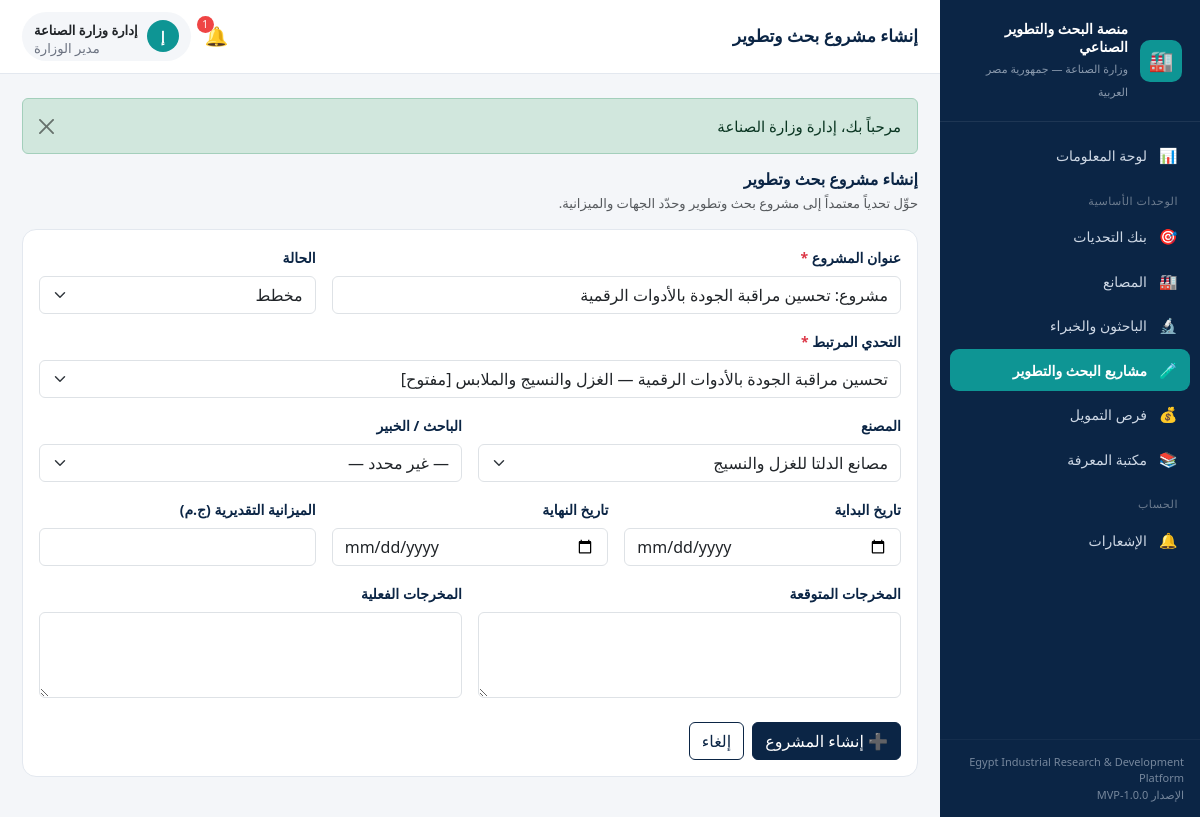
The page /public/project/create/8 (signed in) on the database its author committed.
### tables this page shows
CREATE TABLE `challenges` (
  `id`               INT UNSIGNED NOT NULL AUTO_INCREMENT,
  `factory_id`       INT UNSIGNED NULL,
  `created_by`       INT UNSIGNED NULL,
  `title`            VARCHAR(220) NOT NULL,
  `description`      TEXT NOT NULL,
  `sector_id`        INT UNSIGNED NULL,
  `priority`         ENUM('low','medium','high') NOT NULL DEFAULT 'medium',
  `expected_impact`  TEXT NULL,
  `needed_expertise` TEXT NULL,
  `status`           ENUM('pending','open','under_review','matched','in_progress','solved','rejected') NOT NULL DEFAULT 'pending',
  `created_at`       DATETIME NOT NULL DEFAULT CURRENT_TIMESTAMP,
  `updated_at`       DATETIME NULL,
  PRIMARY KEY (`id`),
  KEY `idx_ch_status` (`status`),
  KEY `idx_ch_sector` (`sector_id`),
  KEY `idx_ch_factory` (`factory_id`),
  CONSTRAINT `fk_ch_factory` FOREIGN KEY (`factory_id`) REFERENCES `factories`(`id`) ON DELETE SET NULL,
  CONSTRAINT `fk_ch_user` FOREIGN KEY (`created_by`) REFERENCES `users`(`id`) ON DELETE SET NULL,
  CONSTRAINT `fk_ch_sector` FOREIGN KEY (`sector_id`) REFERENCES `sectors`(`id`) ON DELETE SET NULL
);

CREATE TABLE `users` (
  `id`         INT UNSIGNED NOT NULL AUTO_INCREMENT,
  `name`       VARCHAR(150) NOT NULL,
  `email`      VARCHAR(190) NOT NULL,
  `password`   VARCHAR(255) NOT NULL,
  `role`       ENUM('admin','factory','researcher','expert','investor') NOT NULL DEFAULT 'factory',
  `phone`      VARCHAR(40)  NULL,
  `is_active`  TINYINT(1)   NOT NULL DEFAULT 1,
  `created_at` DATETIME     NOT NULL DEFAULT CURRENT_TIMESTAMP,
  PRIMARY KEY (`id`),
  UNIQUE KEY `uq_users_email` (`email`)
);

CREATE TABLE `factories` (
  `id`                  INT UNSIGNED NOT NULL AUTO_INCREMENT,
  `user_id`             INT UNSIGNED NULL,
  `name`                VARCHAR(190) NOT NULL,
  `sector_id`           INT UNSIGNED NULL,
  `governorate_id`      INT UNSIGNED NULL,
  `contact_person`      VARCHAR(150) NULL,
  `email`               VARCHAR(190) NULL,
  `phone`               VARCHAR(40)  NULL,
  `products`            TEXT NULL,
  `main_challenges`     TEXT NULL,
  `energy_usage_level`  ENUM('low','medium','high') NOT NULL DEFAULT 'medium',
  `production_capacity` VARCHAR(190) NULL,
  `created_at`          DATETIME NOT NULL DEFAULT CURRENT_TIMESTAMP,
  PRIMARY KEY (`id`),
  KEY `idx_factories_sector` (`sector_id`),
  KEY `idx_factories_gov` (`governorate_id`),
  KEY `idx_factories_user` (`user_id`),
  CONSTRAINT `fk_factories_user` FOREIGN KEY (`user_id`) REFERENCES `users`(`id`) ON DELETE SET NULL,
  CONSTRAINT `fk_factories_sector` FOREIGN KEY (`sector_id`) REFERENCES `sectors`(`id`) ON DELETE SET NULL,
  CONSTRAINT `fk_factories_gov` FOREIGN KEY (`governorate_id`) REFERENCES `governorates`(`id`) ON DELETE SET NULL
);

### app/controllers/ProjectController.php (called while the page is built, shortened)
<?php
class ProjectController extends Controller
{
    public function create(string $challengeId = '0'): void
    {
        $this->renderForm(null, (int) $challengeId);
    }
    private function renderForm(?array $project, int $challengeId): void
    {
        $challengeM = $this->model('Challenge');
        $challenges = $challengeM->allWithRefs(['status' => 'open']);
        $matched    = $challengeM->allWithRefs(['status' => 'matched']);
        $challenges = array_merge($matched, $challenges);
        $preChallenge = null;
        if ($challengeId) {
            $preChallenge = $challengeM->findWithRefs($challengeId);
        }
        $this->view('projects/form', [
            'project'      => $project,
            'challenges'   => $challenges,
            'factories'    => $this->model('Factory')->allWithRefs(),
            'profiles'     => $this->model('ResearcherProfile')->allWithRefs(),
            'preChallenge' => $preChallenge,
        ]);
    }
}

### app/core/Router.php (called while the page is built, shortened)
<?php
class Router
{
    public function dispatch(): void
    {
        $url = $this->parseUrl();
        $action         = !empty($url[1]) ? $url[1] : 'index';
        $params         = array_slice($url, 2);
        $controller = new $controllerName();
        call_user_func_array([$controller, $action], $params);
    }
    private function parseUrl(): array
    {
        $url = $_GET['url'] ?? '';
        $url = rtrim($url, '/');
        $url = filter_var($url, FILTER_SANITIZE_URL);
        return explode('/', $url);
    }
}

### public/index.php (called while the page is built, shortened)
<?php
require_once APP_PATH . '/core/Database.php';
require_once APP_PATH . '/core/Model.php';
require_once APP_PATH . '/core/Controller.php';
require_once APP_PATH . '/core/Router.php';
require_once APP_PATH . '/helpers/functions.php';
require_once APP_PATH . '/helpers/Auth.php';
$router = new Router();
$router->dispatch();

### app/core/Database.php (called while the page is built)
<?php
class Database
{
    private static ?PDO $instance = null;
    public static function getConnection(): PDO
    {
        if (self::$instance === null) {
            $dsn = sprintf(
                'mysql:host=%s;port=%s;dbname=%s;charset=%s',
                DB_HOST,
                DB_PORT,
                DB_NAME,
                DB_CHARSET
            );
            $options = [
                PDO::ATTR_ERRMODE            => PDO::ERRMODE_EXCEPTION,
                PDO::ATTR_DEFAULT_FETCH_MODE => PDO::FETCH_ASSOC,
                PDO::ATTR_EMULATE_PREPARES   => false,
            ];
            try {
                self::$instance = new PDO($dsn, DB_USER, DB_PASS, $options);
                self::$instance->exec("SET NAMES utf8mb4 COLLATE utf8mb4_unicode_ci");
            } catch (PDOException $e) {
                if (APP_DEBUG) {
                    die('Database connection failed: ' . $e->getMessage());
                }
                die('تعذّر الاتصال بقاعدة البيانات. يرجى مراجعة الإعدادات.');
            }
        }
        return self::$instance;
    }
}

### app/core/Model.php (called while the page is built, shortened)
<?php
abstract class Model
{
    protected PDO $db;
    protected string $table = '';
    public function __construct()
    {
        $this->db = Database::getConnection();
    }
    protected function query(string $sql, array $params = []): array
    {
        $stmt = $this->db->prepare($sql);
        $stmt->execute($params);
        return $stmt->fetchAll();
    }
    protected function queryOne(string $sql, array $params = []): ?array
    {
        $stmt = $this->db->prepare($sql);
        $stmt->execute($params);
        $row = $stmt->fetch();
        return $row === false ? null : $row;
    }
    protected function scalar(string $sql, array $params = [])
    {
        $stmt = $this->db->prepare($sql);
        $stmt->execute($params);
        return $stmt->fetchColumn();
    }
    public function count(string $where = '', array $params = []): int
    {
        $sql = "SELECT COUNT(*) FROM {$this->table}";
        if ($where !== '') {
            $sql .= " WHERE {$where}";
        }
        return (int) $this->scalar($sql, $params);
    }
}

### app/models/Challenge.php (called while the page is built, shortened)
<?php
class Challenge extends Model
{
    public function allWithRefs(array $filters = []): array
    {
        $sql = "SELECT c.*, s.name_ar AS sector_name, f.name AS factory_name
                FROM challenges c
                LEFT JOIN sectors s ON s.id = c.sector_id
                LEFT JOIN factories f ON f.id = c.factory_id";
        $where = [];
        $params = [];
        if (!empty($filters['status'])) {
            $where[] = 'c.status = ?';
            $params[] = $filters['status'];
        }
        if ($where) {
            $sql .= ' WHERE ' . implode(' AND ', $where);
        }
        $sql .= ' ORDER BY c.id DESC';
        return $this->query($sql, $params);
    }
    public function findWithRefs(int $id): ?array
    {
        return $this->queryOne(
            "SELECT c.*, s.name_ar AS sector_name, f.name AS factory_name, u.name AS creator_name
             FROM challenges c
             LEFT JOIN sectors s ON s.id = c.sector_id
             LEFT JOIN factories f ON f.id = c.factory_id
             LEFT JOIN users u ON u.id = c.created_by
             WHERE c.id = ?",
            [$id]
        );
    }
}

### app/models/Factory.php (called while the page is built, shortened)
<?php
class Factory extends Model
{
    public function allWithRefs(): array
    {
        return $this->query(
            "SELECT f.*, s.name_ar AS sector_name, g.name_ar AS governorate_name
             FROM factories f
             LEFT JOIN sectors s ON s.id = f.sector_id
             LEFT JOIN governorates g ON g.id = f.governorate_id
             ORDER BY f.id DESC"
        );
    }
}

### app/helpers/Auth.php (called while the page is built, shortened)
<?php
class Auth
{
    public static function user(): ?array
    {
        return $_SESSION['user'] ?? null;
    }
    public static function id(): ?int
    {
        return $_SESSION['user']['id'] ?? null;
    }
    public static function role(): ?string
    {
        return $_SESSION['user']['role'] ?? null;
    }
    public static function roleLabel(?string $role = null): string
    {
        $role = $role ?? self::role();
        return [
            'admin'      => 'مدير الوزارة',
            'factory'    => 'مصنع',
            'researcher' => 'باحث / جامعة',
            'expert'     => 'خبير / استشاري',
            'investor'   => 'مستثمر / جهة تمويل',
        ][$role] ?? $role ?? '';
    }
}

### app/models/Notification.php (called while the page is built, shortened)
<?php
class Notification extends Model
{
    public function unreadCount(int $userId): int
    {
        return $this->count('user_id = ? AND is_read = 0', [$userId]);
    }
}

### app/views/projects/form.php (the view, shortened to what this page needs)
<?php
$editing   = !empty($project);
$pageTitle = $editing ? 'تعديل مشروع' : 'إنشاء مشروع بحث وتطوير';
$action    = $editing ? url('project/update/' . $project['id']) : url('project/store');
$f = fn($k, $d = '') => $editing ? e($project[$k] ?? $d) : old($k, $d);
$preChallengeId = $editing ? ($project['challenge_id'] ?? '') : ($preChallenge['id'] ?? old('challenge_id'));
$preFactoryId   = $editing ? ($project['factory_id'] ?? '') : ($preChallenge['factory_id'] ?? old('factory_id'));
$preTitle       = $editing ? ($project['title'] ?? '') : ($preChallenge ? 'مشروع: ' . $preChallenge['title'] : old('title'));
?>
<div class="page-head mb-3">
    <h2 class="section-title mb-1"><?= e($pageTitle) ?></h2>
    <p class="text-muted small mb-0">حوِّل تحدياً معتمداً إلى مشروع بحث وتطوير وحدّد الجهات والميزانية.</p>
</div>
<div class="card">
    <div class="card-body">
        <form method="post" action="<?= $action ?>" class="needs-validation" novalidate>
            <div class="row g-3">
                <div class="col-md-8">
                    <label class="form-label">عنوان المشروع <span class="text-danger">*</span></label>
                    <input type="text" name="title" class="form-control" required value="<?= e($preTitle) ?>">
                </div>
                <div class="col-md-4">
                    <label class="form-label">الحالة</label>
                    <select name="status" class="form-select">
                        <?php foreach (['planned' => 'مخطط', 'active' => 'نشط', 'completed' => 'مكتمل', 'cancelled' => 'ملغي'] as $val => $lbl): ?>
                            <option value="<?= $val ?>" <?= ($editing ? ($project['status'] ?? 'planned') === $val : old_is('status', $val)) ? 'selected' : '' ?>><?= $lbl ?></option>
                        <?php endforeach; ?>
                    </select>
                </div>
                <div class="col-md-12">
                    <label class="form-label">التحدي المرتبط <span class="text-danger">*</span></label>
                    <select name="challenge_id" class="form-select" required>
                        <?php foreach ($challenges as $c): ?>
                            <option value="<?= $c['id'] ?>" <?= (int) $preChallengeId === (int) $c['id'] ? 'selected' : '' ?>>
                                <?= e($c['title']) ?> — <?= e($c['sector_name'] ?? '') ?> [<?= e(challenge_status_label($c['status'])) ?>]
                            </option>
                        <?php endforeach; ?>
                    </select>
                </div>
                <div class="col-md-6">
                    <label class="form-label">المصنع</label>
                    <select name="factory_id" class="form-select">
                        <?php foreach ($factories as $fac): ?>
                            <option value="<?= $fac['id'] ?>" <?= (int) $preFactoryId === (int) $fac['id'] ? 'selected' : '' ?>><?= e($fac['name']) ?></option>
                        <?php endforeach; ?>
                    </select>
                </div>
                <div class="col-md-6">
                    <label class="form-label">الباحث / الخبير</label>
                    <select name="researcher_profile_id" class="form-select">
                        <option value="">— غير محدد —</option>
                    </select>
                </div>
                <div class="col-md-4">
                    <label class="form-label">تاريخ البداية</label>
                    <input type="date" name="start_date" class="form-control" value="<?= $f('start_date') ?>">
                </div>
                <div class="col-md-4">
                    <label class="form-label">تاريخ النهاية</label>
                    <input type="date" name="end_date" class="form-control" value="<?= $f('end_date') ?>">
                </div>
                <div class="col-md-4">
                    <label class="form-label">الميزانية التقديرية (ج.م)</label>
                    <input type="number" step="0.01" name="budget_estimate" class="form-control" value="<?= $f('budget_estimate') ?>">
                </div>
                <div class="col-md-6">
                    <label class="form-label">المخرجات المتوقعة</label>
                    <textarea name="expected_outcome" class="form-control" rows="3"><?= $f('expected_outcome') ?></textarea>
                </div>
                <div class="col-md-6">
                    <label class="form-label">المخرجات الفعلية</label>
                    <textarea name="actual_outcome" class="form-control" rows="3"><?= $f('actual_outcome') ?></textarea>
                </div>
            </div>
            <div class="mt-4 d-flex gap-2">
                <button type="submit" class="btn btn-primary"><?= $editing ? '💾 حفظ التعديلات' : '➕ إنشاء المشروع' ?></button>
                <a href="<?= url('project') ?>" class="btn btn-outline-navy">إلغاء</a>
            </div>
        </form>
    </div>
</div>

### app/views/partials/topbar.php (shortened to what this page needs)
<?php
$u = Auth::user();
$initial = mb_substr($u['name'] ?? '؟', 0, 1, 'UTF-8');
require_once APP_PATH . '/models/Notification.php';
$unread = (new Notification())->unreadCount(Auth::id());
$pt = $pageTitle ?? 'لوحة المعلومات';
?>
<header class="topbar">
    <div class="d-flex align-items-center gap-2">
        <h1 class="page-title"><?= e($pt) ?></h1>
    </div>
    <div class="topbar-actions">
        <a href="<?= url('notification') ?>" class="bell" title="الإشعارات">
            🔔
            <?php if ($unread > 0): ?>
                <span class="count"><?= $unread > 99 ? '99+' : $unread ?></span>
            <?php endif; ?>
        </a>
        <div class="dropdown">
            <a href="#" class="user-chip text-decoration-none text-dark" data-bs-toggle="dropdown" aria-expanded="false">
                <span class="avatar"><?= e($initial) ?></span>
                <span class="d-none d-md-block text-end">
                    <strong style="font-size:13px"><?= e($u['name']) ?></strong>
                    <small><?= e(Auth::roleLabel()) ?></small>
                </span>
            </a>
        </div>
    </div>
</header>

### rows shown on the page
challenges: created_by.name "إ", created_by.name "إدارة وزارة الصناعة", title "مشروع: تحسين مراقبة الجودة بالأدوات الرقمية", factory_id "مصانع الدلتا للغزل والنسيج"

### other values the page prints
APP_NAME_EN "Egypt Industrial Research & Development Platform"
APP_VERSION "1.0.0-MVP"
$pt "إنشاء مشروع بحث وتطوير"
$unread "1"
Auth::roleLabel() "مدير الوزارة"
$msg "مرحباً بك، إدارة وزارة الصناعة"
$pageTitle "إنشاء مشروع بحث وتطوير"
form field status "مخطط"
form field challenge_id "تحسين مراقبة الجودة بالأدوات الرقمية — الغزل والنسيج والملابس [مفتوح]"
